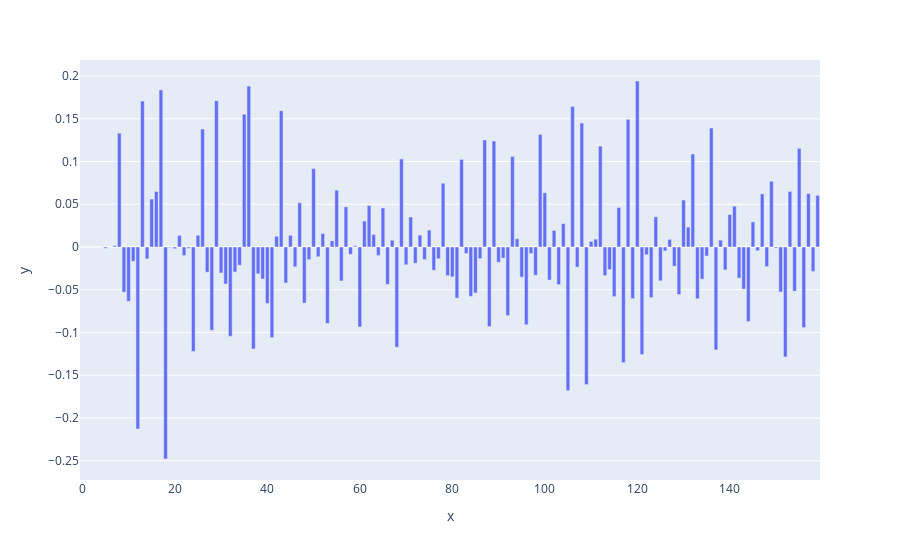

The cell this chart's notebook holds for it:
### Code cell
# 因子負荷量の計算
loadings_l = pca_l.components_.T * np.sqrt(pca_l.explained_variance_)

# 結果の表示
loadings_ldf = pd.DataFrame(loadings_l, columns=['PC1', 'PC2'])
ldf_l = pd.DataFrame(loadings_ldf)
ldf_l.sort_values('PC1')

fig = px.bar(x=ldf_l.index, y=ldf_l['PC1'])
fig.show()

### Figure 1 — Plotly figure (JSON) as saved in the notebook; plotly's stock layout.template omitted (floating-point values rounded to 4 significant figures; data arrays with more than 128 entries replaced by an {"elided": "..."} marker saying what was removed)
{"data": [{"alignmentgroup": "True", "hovertemplate": "x=%{x}<br>y=%{y}<extra></extra>", "legendgroup": "", "marker": {"color": "#636efa", "pattern": {"shape": ""}}, "name": "", "offsetgroup": "", "orientation": "v", "showlegend": false, "textposition": "auto", "type": "bar", "x": {"elided": "160 int values"}, "xaxis": "x", "y": {"elided": "160 float values"}, "yaxis": "y"}], "layout": {"barmode": "relative", "legend": {"tracegroupgap": 0}, "margin": {"t": 60}, "xaxis": {"anchor": "y", "domain": [0, 1], "title": {"text": "x"}}, "yaxis": {"anchor": "x", "domain": [0, 1], "title": {"text": "y"}}}}
